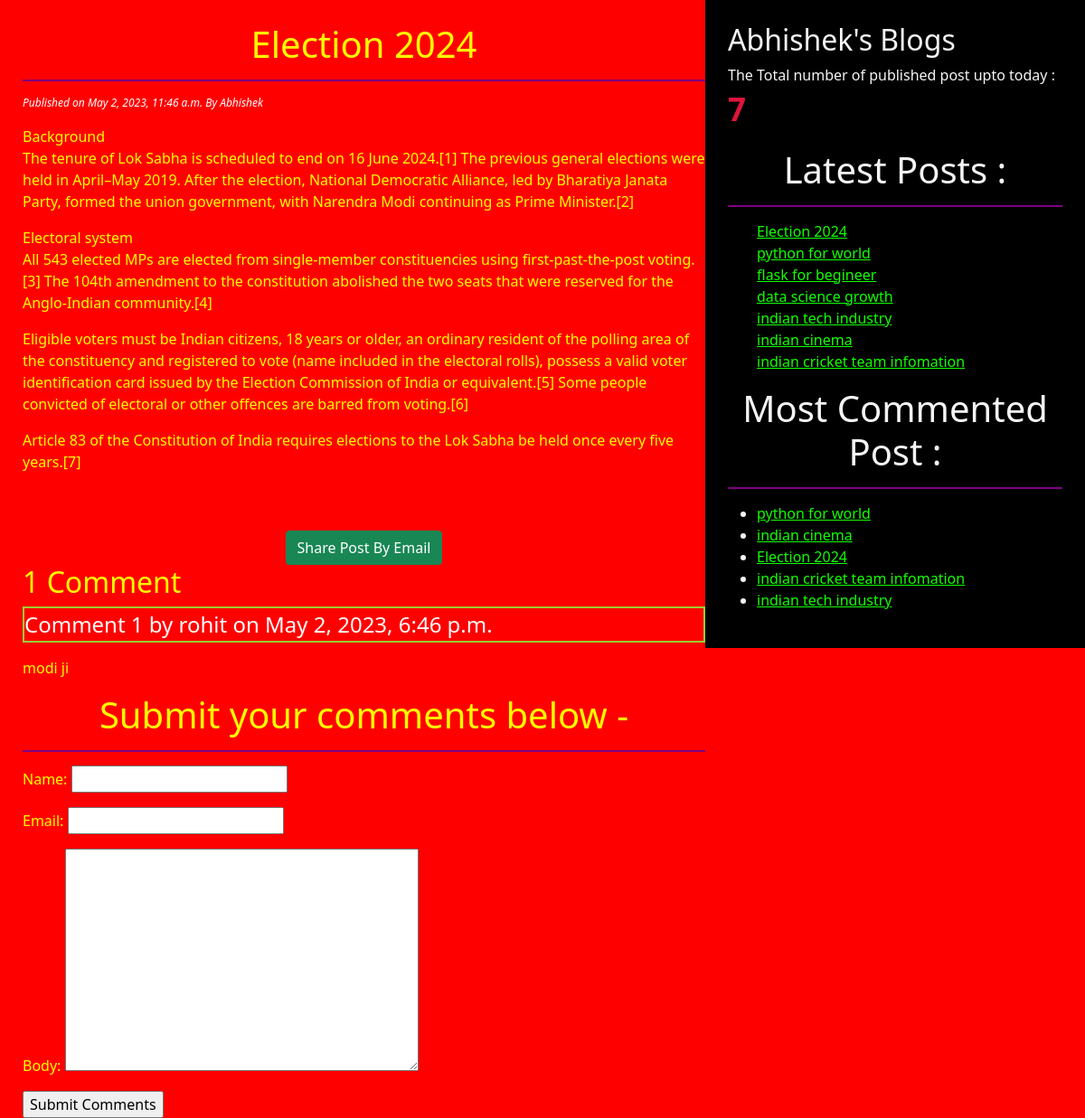
The page /2023/05/02/election-2024/ on the database its author committed.
### testapp/models.py (models this page shows, shortened)
class Post(models.Model):
    STATUS_CHOICE = (('draft',"Draft"),('published','Published'))
    title = models.CharField(max_length=256)
    slug = models.SlugField(max_length=264,unique_for_date='publish')
    author = models.ForeignKey(User,related_name='blog_post',on_delete=models.CASCADE)
    body = models.TextField()
    publish = models.DateTimeField(default=timezone.now)
    created = models.DateTimeField(auto_now_add=True)
    updated = models.DateTimeField(auto_now=True)
    status = models.CharField(max_length=10,choices=STATUS_CHOICE,default='draft')
    objects = CustomManager()
    tags = TaggableManager()
    class Meta:
        ordering = ('-publish',)
    def get_absolute_url(self):
        return reverse("post_detail", args=[self.publish.year,self.publish.strftime('%m'),self.publish.strftime('%d'),self.slug])

class Comment(models.Model):
    post=models.ForeignKey(Post,related_name='comments',on_delete=models.CASCADE)
    name = models.CharField(max_length=32)
    email = models.EmailField()
    body = models.TextField()
    created = models.DateTimeField(auto_now_add=True)
    updated = models.DateTimeField(auto_now=True)
    active = models.BooleanField(default=True)
    class Meta:
        ordering = ('-created',)

### testapp/views.py (the view)
# urls.py: path('<int:year>/<int:month>/<int:day>/<post>/',views.post_detail_view,name='post_detail'),
def post_detail_view(request,year,month,day,post):
    post = get_object_or_404(Post,slug=post,
                             status='published',
                             publish__year=year,
                             publish__month=month,
                             publish__day=day)
    comments = post.comments.filter(active=True)
    csubmit = False
    if request.method=="POST":
        form = CommentForm(request.POST)
        if form.is_valid():
            new_comment=form.save(commit=False)
            new_comment.post=post
            new_comment.save()
            csubmit=True
    else:
        form =CommentForm()
    return render(request,"testapp/post_detail.html",{'post':post,'form':form,'csubmit':csubmit,'comments':comments})

### testapp/forms.py
class CommentForm(forms.ModelForm):
    class Meta:
        model = Comment
        fields = ('name','email','body')

### testapp/models.py (called while the page is built)
    def get_queryset(self):
        return super().get_queryset().filter(status='published')

### testapp/templatetags/testapp_tags.py (called while the page is built)
@register.simple_tag
def total_posts():
    return Post.objects.count()

@register.inclusion_tag('testapp/latest_posts123.html')
def show_latest_post(count=4):
    latest_post = Post.objects.order_by('-publish')[:count]
    return {'latest_post':latest_post}

@register.simple_tag
def get_most_commented_post(count=5):
    return Post.objects.annotate(total_comments=Count('comments')).order_by('-total_comments')[:count]

### templates/testapp/post_detail.html (shortened to what this page needs)
<!DOCTYPE html>
{% extends 'testapp/base.html' %}
        {% block body_block %}
            <h1>{{post.title}}</h1>
            <p id='date'> Published on {{post.publish}} By {{post.author | title}} </p>
             {{post.body|linebreaks}} <br><br>
             <div class="container" align='center'>
             <a href="/{{post.id}}/share" class='btn btn-success'> Share Post By Email</a>
             </div>
             {% with comments.count as comments_count  %}
                <h2>{{comments_count}} Comment {{comments_count|pluralize}} </h2>
             {% endwith %}
             {% if comments %}
                  {% for comment in comments  %}
                      <p id='ch'> Comment {{forloop.counter}} by {{comment.name}} on {{comment.created}}</p>
                      <div class="cb">
                        {{comment.body|linebreaks}}
                      </div>
                  {% endfor %}
                {% else %}
                   <p>There are no comments yet</p>
             {% endif %}
             {% if csubmit %}
                <h2>Your Comments Added Successfully</h2>
                {% else %}
                <h1>Submit your comments below -</h1>
                <form method='post'>
                    {{form.as_p}}
                    <input type="submit" value="Submit Comments">
                </form>
             {% endif %}
        {% endblock  %}

### templates/testapp/base.html (shortened to what this page needs)
<!DOCTYPE html>
{% load testapp_tags %}
{% load static %}
<html lang="en">
<head>
    <link href="https://cdn.jsdelivr.net/npm/bootstrap@5.1.3/dist/css/bootstrap.min.css" rel="stylesheet">
    <link rel="stylesheet" href="{% static 'css/blog.css' %}">
</head>
<body>
    <div class="content">
        {% block body_block %}
        {% endblock  %}
    </div>
    <div class="sidebar">
        <h2>Abhishek's Blogs</h2>
        <p>The Total number of published post upto today : <span id='pcount'>{% total_posts %}</span></p>
        <h1>Latest Posts :</h1> {% show_latest_post 50 %}
        <h1>Most Commented Post :</h1>
        {% get_most_commented_post as most_commented_post %}
         <ul>
            {% for post in most_commented_post %}
            <li> <a href="{{post.get_absolute_url}}">{{post.title}}</a> </li>
            {% endfor %}
        </ul>
    </div>
</body>
</html>

### templates/testapp/latest_posts123.html (shortened to what this page needs)
<ul>
    {% for post in latest_post %}
        <a href="{{post.get_absolute_url}}"> {{post.title}} </a> <br>
    {% endfor %}
</ul>

### static/css/blog.css (style rules this page uses)
.content { width: 65%; float: left; padding: 25px 0 0 25px; background-color: red; color: yellow; height: 100%; }
.sidebar { width: 35%; float: right; padding: 25px; background-color: black; color: whitesmoke; height: 100%; }
h1 { text-align: center; border-bottom: 2px solid purple; margin-bottom: 15px; padding-bottom: 15px; }
#date { color: white; font-size: 12px; font-style: italic; }
a { color: rgb(17, 255, 0); }
body { background-color: red; }
#ch { color: white; font-size: 24px; border: 2px solid yellowgreen; }
#pcount { font-size: 35px; font-weight: 900; color: crimson; }

### rows shown on the page
Post: title "Election 2024", publish "May 2, 2023, 11:46 a.m.", author "Abhishek", body "Background The tenure of Lok Sabha is scheduled to end on 16 June 2024.[1] The previous general elections were held in April–May 2019. After the election, National Democratic Alliance, led by Bharatiya Janata Party, formed the union government, with Narendra Modi continuing as Prime Minister.[2] Electoral system All 543 elected MPs are elected from single-member constituencies using first-past-the-post voting.[3] The 104th amendment to the constitution abolished the two seats that were reserved for the Anglo-Indian community.[4] Eligible voters must be Indian citizens, 18 years or older, an ordinary resident of the polling area of the constituency and registered to vote (name included in…"
Comment: name "rohit", created "May 2, 2023, 6:46 p.m.", body "modi ji"
Post: title "python for world"
Post: title "flask for begineer"
Post: title "data science growth"
Post: title "indian tech industry"
Post: title "indian cinema"
Post: title "indian cricket team infomation"

### other values the page prints
{{ comments_count }} "1"
